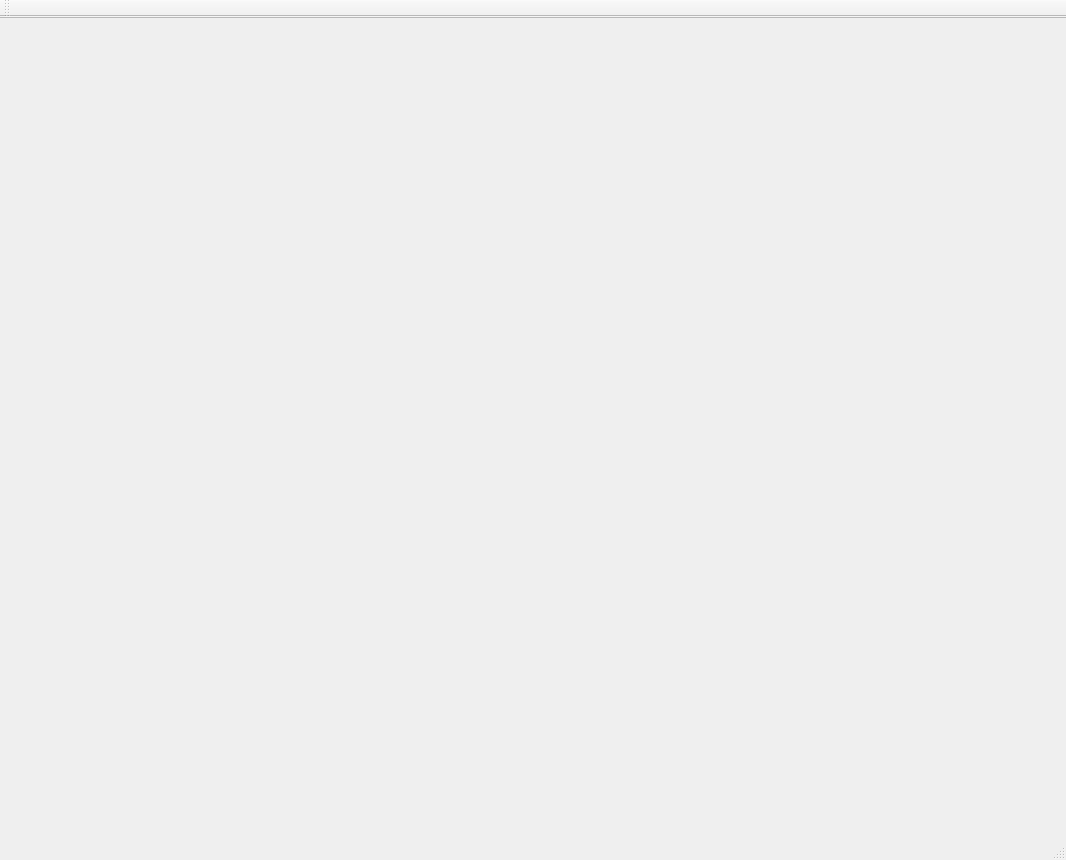
<?xml version="1.0" encoding="UTF-8"?>
<ui version="4.0">
 <class>ImageWindow</class>
 <widget class="QMainWindow" name="ImageWindow">
  <property name="geometry">
   <rect>
    <x>0</x>
    <y>0</y>
    <width>1066</width>
    <height>860</height>
   </rect>
  </property>
  <property name="windowTitle">
   <string>ImageWindow</string>
  </property>
  <widget class="QWidget" name="centralWidget">
   <widget class="QScrollArea" name="scrollArea">
    <property name="geometry">
     <rect>
      <x>-1</x>
      <y>0</y>
      <width>1191</width>
      <height>891</height>
     </rect>
    </property>
    <property name="widgetResizable">
     <bool>true</bool>
    </property>
    <widget class="QWidget" name="scrollAreaWidgetContents">
     <property name="geometry">
      <rect>
       <x>0</x>
       <y>0</y>
       <width>1189</width>
       <height>889</height>
      </rect>
     </property>
    </widget>
   </widget>
  </widget>
  <widget class="QMenuBar" name="menuBar">
   <property name="geometry">
    <rect>
     <x>0</x>
     <y>0</y>
     <width>1066</width>
     <height>23</height>
    </rect>
   </property>
  </widget>
  <widget class="QToolBar" name="mainToolBar">
   <attribute name="toolBarArea">
    <enum>TopToolBarArea</enum>
   </attribute>
   <attribute name="toolBarBreak">
    <bool>false</bool>
   </attribute>
  </widget>
  <widget class="QStatusBar" name="statusBar"/>
 </widget>
 <layoutdefault spacing="6" margin="11"/>
 <resources/>
 <connections/>
</ui>
